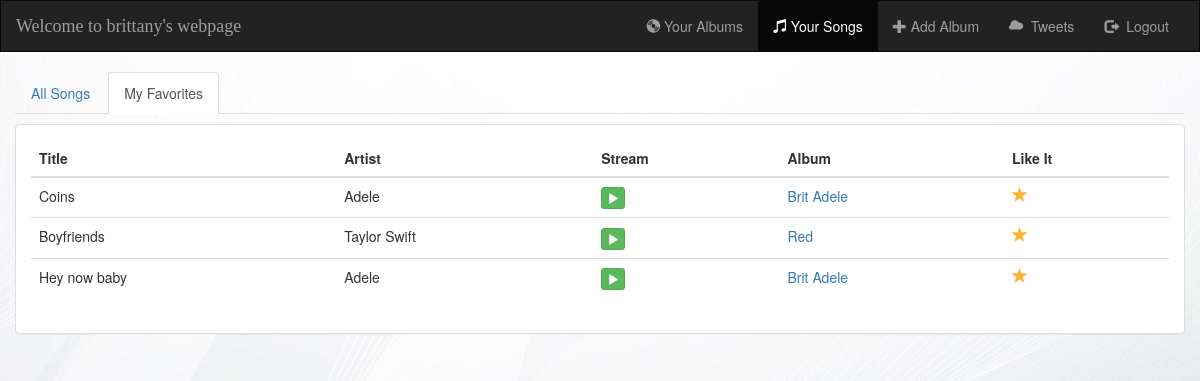
The app's page /music/songs/favorites/ (signed in) with its own data.
### music/models.py (models this page shows, shortened)
class Song(models.Model):
    album = models.ForeignKey(Album, on_delete=models.CASCADE)
    song_title = models.CharField(max_length=250)
    audio_file = models.FileField(default='')
    is_favorite = models.BooleanField(default=False)

class Album(models.Model):
    user = models.ForeignKey(User, default=1)
    artist = models.CharField(max_length=250)
    album_title = models.CharField(max_length=500)
    genre = models.CharField(max_length=100)
    album_logo = models.FileField()
    is_favorite = models.BooleanField(default=False)

### music/views.py (the view)
# urls.py: url(r'^songs/(?P<filter_by>[a-zA_Z]+)/$', views.songs, name='songs'),
def songs(request, filter_by):
    if not request.user.is_authenticated():
        return render(request, 'music/login.html')
    else:
        try:
            song_ids = []
            for album in Album.objects.filter(user=request.user):
                for song in album.song_set.all():
                    song_ids.append(song.pk)
            users_songs = Song.objects.filter(pk__in=song_ids)
            if filter_by == 'favorites':
                users_songs = users_songs.filter(is_favorite=True)
        except Album.DoesNotExist:
            users_songs = []
        return render(request, 'music/songs.html', {
            'song_list': users_songs,
            'filter_by': filter_by,
        })

### music/templates/music/songs.html (shortened to what this page needs)
{% extends 'music/base.html' %}
{% block songs_active %}active{% endblock %}
{% block body %}
<div class="container-fluid songs-container">
    <div class="row">
        <div class="col-sm-12">
            <ul class="nav nav-tabs" style="margin-bottom: 10px;">
                <li role="presentation"
                    {% if filter_by == 'all' %}class="active"{% endif %}>
                    <a href="{% url 'music:songs' 'all' %}">
                        All Songs
                    </a>
                </li>
                <li role="presentation" {% if filter_by == 'favorites' %}class="active"{% endif %}><a href="{% url 'music:songs' 'favorites' %}">My Favorites</a></li>
            </ul>
        </div>
    </div>
    <div class="row">
        <div class="col-sm-12">
            <div class="panel panel-default">
                <div class="panel-body">
                    <table class="table">
                        <thead>
                            <tr>
                                <th>Title</th>
                                <th>Artist</th>
                                <th>Stream</th>
                                <th>Album</th>
                                <th>Like It</th>
                            </tr>
                        </thead>
                        <tbody>
                            {% for song in song_list %}
                                <tr>
                                    <td>{{ song.song_title }}</td>
                                    <td>{{ song.album.artist }}</td>
                                    <td>
                                        <a target="_blank" href="{{ song.audio_file.url }}">
                                            <button type="button" class="btn btn-success btn-xs">
                                                <span class="glyphicon glyphicon-play"></span>
                                            </button>
                                        </a>
                                    </td>
                                    <td>
                                        <a href="{% url 'music:detail' song.album.id %}">{{ song.album.album_title }}</a>
                                    </td>
                                    <td>
                                        <a href="{% url 'music:favorite' song.id %}" class="btn-favorite"><span class="glyphicon glyphicon-star {% if song.is_favorite %}active{% endif %}"></span></a>
                                    </td>
                                </tr>
                            {% endfor %}
                        </tbody>
                    </table>
                </div>
            </div>
        </div>
    </div>
</div>
{% endblock %}

### music/templates/music/base.html (shortened to what this page needs)
<!DOCTYPE html>
<html lang="en">
<head>
    {% load staticfiles %}
    <link rel="stylesheet" href="https://maxcdn.bootstrapcdn.com/bootstrap/3.3.6/css/bootstrap.min.css">
    <link rel="stylesheet" type="text/css" href="{% static 'music/style.css' %}"/>
</head>
<body>
<nav class="navbar navbar-inverse">
    <div class="container-fluid">
        <div class="navbar-header">
            <a class="navbar-brand" href="{% url 'music:index' %}">
                Welcome to {{ user.username }}'s webpage
            </a>
        </div>
        <div class="collapse navbar-collapse" id="topNavBar">
            <ul class="nav navbar-nav navbar-right">
                <li class="{% block albums_active %}{% endblock %}"><a href="{% url 'music:index' %}"><span class="glyphicon glyphicon-cd" aria-hidden="true"></span>  Your Albums</a></li>
                <li class="{% block songs_active %}{% endblock %}"><a href="{% url 'music:songs' 'all' %}"><span class="glyphicon glyphicon-music" aria-hidden="true"></span>  Your Songs</a></li>
                <li>
                    <a href="{% url 'music:create_album' %}">
                        <span class="glyphicon glyphicon-plus" aria-hidden="true"></span>  Add Album
                    </a>
                </li>
                <li>
                    <a href="{% url 'music:gettweets' %}">
                        <span class="glyphicon glyphicon-cloud" aria-hidden="true"></span>&nbsp; Tweets
                    </a>
                </li>
                <li>
                    <a href="{% url 'music:logout_user' %}">
                        <span class="glyphicon glyphicon-log-out" aria-hidden="true"></span>&nbsp; Logout
                    </a>
                </li>
            </ul>
        </div>
    </div>
</nav>
{% block body %}
{% endblock %}
</body>
</html>

### music/static/music/style.css (style rules this page uses)
body { background: grey url("images/images.jpg") no-repeat center center fixed;; }
.navbar { border-radius: 0; }
.navbar-brand { font-family: serif; }
.glyphicon-star { color: #CCCCCC; font-size: 16px; }
.glyphicon-star.active { color: #FDB230; }

### records on screen
Song: song_title "Coins", album.artist "Adele", album.album_title "Brit Adele", is_favorite True (drawn)
Song: song_title "Boyfriends", album.artist "Taylor Swift", album.album_title "Red", is_favorite True (drawn)
Song: song_title "Hey now baby", album.artist "Adele", album.album_title "Brit Adele", is_favorite True (drawn)

### other values on screen
{{ user.username }} "brittany"
